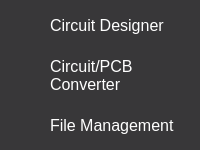
        <widget class="QFrame" name="frame_menu">
         <property name="sizePolicy">
          <sizepolicy hsizetype="Minimum" vsizetype="Preferred">
           <horstretch>0</horstretch>
           <verstretch>0</verstretch>
          </sizepolicy>
         </property>
         <property name="minimumSize">
          <size>
           <width>0</width>
           <height>0</height>
          </size>
         </property>
         <property name="maximumSize">
          <size>
           <width>225</width>
           <height>16777215</height>
          </size>
         </property>
         <property name="styleSheet">
          <string notr="true">background-color: rgb(56, 55, 57);</string>
         </property>
         <property name="frameShape">
          <enum>QFrame::NoFrame</enum>
         </property>
         <property name="frameShadow">
          <enum>QFrame::Raised</enum>
         </property>
         <layout class="QVBoxLayout" name="verticalLayout_3">
          <property name="spacing">
           <number>0</number>
          </property>
          <property name="leftMargin">
           <number>0</number>
          </property>
          <property name="topMargin">
           <number>0</number>
          </property>
          <property name="rightMargin">
           <number>0</number>
          </property>
          <property name="bottomMargin">
           <number>0</number>
          </property>
          <item alignment="Qt::AlignTop">
           <widget class="QFrame" name="frame_top_menu">
            <property name="sizePolicy">
             <sizepolicy hsizetype="Minimum" vsizetype="Preferred">
              <horstretch>0</horstretch>
              <verstretch>0</verstretch>
             </sizepolicy>
            </property>
            <property name="styleSheet">
             <string notr="true"/>
            </property>
            <property name="frameShape">
             <enum>QFrame::NoFrame</enum>
            </property>
            <property name="frameShadow">
             <enum>QFrame::Raised</enum>
            </property>
            <layout class="QVBoxLayout" name="verticalLayout_10">
             <property name="spacing">
              <number>0</number>
             </property>
             <property name="leftMargin">
              <number>0</number>
             </property>
             <property name="topMargin">
              <number>0</number>
             </property>
             <property name="rightMargin">
              <number>0</number>
             </property>
             <property name="bottomMargin">
              <number>0</number>
             </property>
             <item>
              <widget class="QFrame" name="frame_menu_3">
               <property name="sizePolicy">
                <sizepolicy hsizetype="Ignored" vsizetype="Preferred">
                 <horstretch>0</horstretch>
                 <verstretch>0</verstretch>
                </sizepolicy>
               </property>
               <property name="minimumSize">
                <size>
                 <width>0</width>
                 <height>0</height>
                </size>
               </property>
               <property name="maximumSize">
                <size>
                 <width>16777215</width>
                 <height>50</height>
                </size>
               </property>
               <property name="styleSheet">
                <string notr="true">QFrame, QPushButton{
	background-color: rgb(56, 55, 57);
	border: none;
}

QPushButton:hover{
	background-color: rgb(42, 41, 44);
}</string>
               </property>
               <property name="frameShape">
                <enum>QFrame::NoFrame</enum>
               </property>
               <property name="frameShadow">
                <enum>QFrame::Raised</enum>
               </property>
               <layout class="QHBoxLayout" name="horizontalLayout_5">
                <property name="spacing">
                 <number>0</number>
                </property>
                <property name="leftMargin">
                 <number>0</number>
                </property>
                <property name="topMargin">
                 <number>0</number>
                </property>
                <property name="rightMargin">
                 <number>0</number>
                </property>
                <property name="bottomMargin">
                 <number>0</number>
                </property>
                <item>
                 <widget class="QFrame" name="frame_btn_design">
                  <property name="sizePolicy">
                   <sizepolicy hsizetype="Ignored" vsizetype="Preferred">
                    <horstretch>0</horstretch>
                    <verstretch>0</verstretch>
                   </sizepolicy>
                  </property>
                  <property name="minimumSize">
                   <size>
                    <width>0</width>
                    <height>0</height>
                   </size>
                  </property>
                  <property name="maximumSize">
                   <size>
                    <width>50</width>
                    <height>50</height>
                   </size>
                  </property>
                  <property name="frameShape">
                   <enum>QFrame::NoFrame</enum>
                  </property>
                  <property name="frameShadow">
                   <enum>QFrame::Raised</enum>
                  </property>
                  <layout class="QVBoxLayout" name="verticalLayout_8">
                   <property name="spacing">
                    <number>0</number>
                   </property>
                   <property name="leftMargin">
                    <number>0</number>
                   </property>
                   <property name="topMargin">
                    <number>0</number>
                   </property>
                   <property name="rightMargin">
                    <number>0</number>
                   </property>
                   <property name="bottomMargin">
                    <number>0</number>
                   </property>
                   <item>
                    <widget class="QPushButton" name="btn_design">
                     <property name="sizePolicy">
                      <sizepolicy hsizetype="Ignored" vsizetype="Fixed">
                       <horstretch>0</horstretch>
                       <verstretch>0</verstretch>
                      </sizepolicy>
                     </property>
                     <property name="minimumSize">
                      <size>
                       <width>50</width>
                       <height>50</height>
                      </size>
                     </property>
                     <property name="maximumSize">
                      <size>
                       <width>50</width>
                       <height>50</height>
                      </size>
                     </property>
                     <property name="styleSheet">
                      <string notr="true"/>
                     </property>
                     <property name="text">
                      <string/>
                     </property>
                     <property name="icon">
                      <iconset>
                       <normaloff>img/prototype.png</normaloff>img/prototype.png</iconset>
                     </property>
                     <property name="iconSize">
                      <size>
                       <width>30</width>
                       <height>30</height>
                      </size>
                     </property>
                    </widget>
                   </item>
                  </layout>
                 </widget>
                </item>
                <item>
                 <widget class="QFrame" name="frame_label_design">
                  <property name="sizePolicy">
                   <sizepolicy hsizetype="Ignored" vsizetype="Preferred">
                    <horstretch>0</horstretch>
                    <verstretch>0</verstretch>
                   </sizepolicy>
                  </property>
                  <property name="minimumSize">
                   <size>
                    <width>0</width>
                    <height>0</height>
                   </size>
                  </property>
                  <property name="maximumSize">
                   <size>
                    <width>16777215</width>
                    <height>16777215</height>
                   </size>
                  </property>
                  <property name="frameShape">
                   <enum>QFrame::NoFrame</enum>
                  </property>
                  <property name="frameShadow">
                   <enum>QFrame::Raised</enum>
                  </property>
                  <layout class="QVBoxLayout" name="verticalLayout_9">
                   <property name="spacing">
                    <number>0</number>
                   </property>
                   <property name="leftMargin">
                    <number>0</number>
                   </property>
                   <property name="topMargin">
                    <number>0</number>
                   </property>
                   <property name="rightMargin">
                    <number>0</number>
                   </property>
                   <property name="bottomMargin">
                    <number>0</number>
                   </property>
                   <item>
                    <widget class="QLabel" name="label_design">
                     <property name="sizePolicy">
                      <sizepolicy hsizetype="Ignored" vsizetype="Preferred">
                       <horstretch>0</horstretch>
                       <verstretch>0</verstretch>
                      </sizepolicy>
                     </property>
                     <property name="maximumSize">
                      <size>
                       <width>250</width>
                       <height>50</height>
                      </size>
                     </property>
                     <property name="font">
                      <font>
                       <pointsize>12</pointsize>
                      </font>
                     </property>
                     <property name="styleSheet">
                      <string notr="true">color: rgb(255, 255, 255);</string>
                     </property>
                     <property name="text">
                      <string>Circuit Designer</string>
                     </property>
                     <property name="alignment">
                      <set>Qt::AlignLeading|Qt::AlignLeft|Qt::AlignVCenter</set>
                     </property>
                     <property name="wordWrap">
                      <bool>true</bool>
                     </property>
                     <property name="margin">
                      <number>5</number>
                     </property>
                    </widget>
                   </item>
                  </layout>
                 </widget>
                </item>
               </layout>
              </widget>
             </item>
             <item>
              <widget class="QFrame" name="frame_menu_2">
               <property name="sizePolicy">
                <sizepolicy hsizetype="Ignored" vsizetype="Preferred">
                 <horstretch>0</horstretch>
                 <verstretch>0</verstretch>
                </sizepolicy>
               </property>
               <property name="minimumSize">
                <size>
                 <width>0</width>
                 <height>0</height>
                </size>
               </property>
               <property name="maximumSize">
                <size>
                 <width>16777215</width>
                 <height>50</height>
                </size>
               </property>
               <property name="styleSheet">
                <string notr="true">QFrame, QPushButton{
	background-color: rgb(56, 55, 57);
	border: none;
}

QPushButton:hover{
	background-color: rgb(42, 41, 44);
}</string>
               </property>
               <property name="frameShape">
                <enum>QFrame::NoFrame</enum>
               </property>
               <property name="frameShadow">
                <enum>QFrame::Raised</enum>
               </property>
               <layout class="QHBoxLayout" name="horizontalLayout_4">
                <property name="spacing">
                 <number>0</number>
                </property>
                <property name="leftMargin">
                 <number>0</number>
                </property>
                <property name="topMargin">
                 <number>0</number>
                </property>
                <property name="rightMargin">
                 <number>0</number>
                </property>
                <property name="bottomMargin">
                 <number>0</number>
                </property>
                <item>
                 <widget class="QFrame" name="frame_btn_convert">
                  <property name="sizePolicy">
                   <sizepolicy hsizetype="Ignored" vsizetype="Preferred">
                    <horstretch>0</horstretch>
                    <verstretch>0</verstretch>
                   </sizepolicy>
                  </property>
                  <property name="minimumSize">
                   <size>
                    <width>0</width>
                    <height>0</height>
                   </size>
                  </property>
                  <property name="maximumSize">
                   <size>
                    <width>50</width>
                    <height>50</height>
                   </size>
                  </property>
                  <property name="frameShape">
                   <enum>QFrame::NoFrame</enum>
                  </property>
                  <property name="frameShadow">
                   <enum>QFrame::Raised</enum>
                  </property>
                  <layout class="QVBoxLayout" name="verticalLayout_6">
                   <property name="spacing">
                    <number>0</number>
                   </property>
                   <property name="leftMargin">
                    <number>0</number>
                   </property>
                   <property name="topMargin">
                    <number>0</number>
                   </property>
                   <property name="rightMargin">
                    <number>0</number>
                   </property>
                   <property name="bottomMargin">
                    <number>0</number>
                   </property>
                   <item>
                    <widget class="QPushButton" name="btn_convert">
                     <property name="sizePolicy">
                      <sizepolicy hsizetype="Ignored" vsizetype="Fixed">
                       <horstretch>0</horstretch>
                       <verstretch>0</verstretch>
                      </sizepolicy>
                     </property>
                     <property name="minimumSize">
                      <size>
                       <width>50</width>
                       <height>50</height>
                      </size>
                     </property>
                     <property name="maximumSize">
                      <size>
                       <width>50</width>
                       <height>50</height>
                      </size>
                     </property>
                     <property name="styleSheet">
                      <string notr="true"/>
                     </property>
                     <property name="text">
                      <string/>
                     </property>
                     <property name="icon">
                      <iconset>
                       <normaloff>img/circuit-board.png</normaloff>img/circuit-board.png</iconset>
                     </property>
                     <property name="iconSize">
                      <size>
                       <width>30</width>
                       <height>30</height>
                      </size>
                     </property>
                    </widget>
                   </item>
                  </layout>
                 </widget>
                </item>
                <item>
                 <widget class="QFrame" name="frame_label_convert">
                  <property name="sizePolicy">
                   <sizepolicy hsizetype="Ignored" vsizetype="Preferred">
                    <horstretch>0</horstretch>
                    <verstretch>0</verstretch>
                   </sizepolicy>
                  </property>
                  <property name="minimumSize">
                   <size>
                    <width>0</width>
                    <height>0</height>
                   </size>
                  </property>
                  <property name="maximumSize">
                   <size>
                    <width>16777215</width>
                    <height>16777215</height>
                   </size>
                  </property>
                  <property name="frameShape">
                   <enum>QFrame::NoFrame</enum>
                  </property>
                  <property name="frameShadow">
                   <enum>QFrame::Raised</enum>
                  </property>
                  <layout class="QVBoxLayout" name="verticalLayout_7">
                   <property name="spacing">
                    <number>0</number>
                   </property>
                   <property name="leftMargin">
                    <number>0</number>
                   </property>
                   <property name="topMargin">
                    <number>0</number>
                   </property>
                   <property name="rightMargin">
                    <number>0</number>
                   </property>
                   <property name="bottomMargin">
                    <number>0</number>
                   </property>
                   <item>
                    <widget class="QLabel" name="label_convert">
                     <property name="sizePolicy">
                      <sizepolicy hsizetype="Ignored" vsizetype="Preferred">
                       <horstretch>0</horstretch>
                       <verstretch>0</verstretch>
                      </sizepolicy>
                     </property>
                     <property name="maximumSize">
                      <size>
                       <width>250</width>
                       <height>50</height>
                      </size>
                     </property>
                     <property name="font">
                      <font>
                       <pointsize>12</pointsize>
                      </font>
                     </property>
                     <property name="styleSheet">
                      <string notr="true">color: rgb(255, 255, 255);</string>
                     </property>
                     <property name="text">
                      <string>Circuit/PCB Converter</string>
                     </property>
                     <property name="alignment">
                      <set>Qt::AlignLeading|Qt::AlignLeft|Qt::AlignVCenter</set>
                     </property>
                     <property name="wordWrap">
                      <bool>true</bool>
                     </property>
                     <property name="margin">
                      <number>5</number>
                     </property>
                    </widget>
                   </item>
                  </layout>
                 </widget>
                </item>
               </layout>
              </widget>
             </item>
             <item>
              <widget class="QFrame" name="frame_menu_1">
               <property name="sizePolicy">
                <sizepolicy hsizetype="Ignored" vsizetype="Preferred">
                 <horstretch>0</horstretch>
                 <verstretch>0</verstretch>
                </sizepolicy>
               </property>
               <property name="minimumSize">
                <size>
                 <width>0</width>
                 <height>0</height>
                </size>
               </property>
               <property name="maximumSize">
                <size>
                 <width>16777215</width>
                 <height>50</height>
                </size>
               </property>
               <property name="styleSheet">
                <string notr="true">QFrame, QPushButton{
	background-color: rgb(56, 55, 57);
	border: none;
}

QPushButton:hover{
	background-color: rgb(42, 41, 44);
}</string>
               </property>
               <property name="frameShape">
                <enum>QFrame::NoFrame</enum>
               </property>
               <property name="frameShadow">
                <enum>QFrame::Raised</enum>
               </property>
               <layout class="QHBoxLayout" name="horizontalLayout_3">
                <property name="spacing">
                 <number>0</number>
                </property>
                <property name="leftMargin">
                 <number>0</number>
                </property>
                <property name="topMargin">
                 <number>0</number>
                </property>
                <property name="rightMargin">
                 <number>0</number>
                </property>
                <property name="bottomMargin">
                 <number>0</number>
                </property>
                <item>
                 <widget class="QFrame" name="frame_btn_file">
                  <property name="sizePolicy">
                   <sizepolicy hsizetype="Ignored" vsizetype="Preferred">
                    <horstretch>0</horstretch>
                    <verstretch>0</verstretch>
                   </sizepolicy>
                  </property>
                  <property name="minimumSize">
                   <size>
                    <width>0</width>
                    <height>0</height>
                   </size>
                  </property>
                  <property name="maximumSize">
                   <size>
                    <width>50</width>
                    <height>50</height>
                   </size>
                  </property>
                  <property name="frameShape">
                   <enum>QFrame::NoFrame</enum>
                  </property>
                  <property name="frameShadow">
                   <enum>QFrame::Raised</enum>
                  </property>
                  <layout class="QVBoxLayout" name="verticalLayout_4">
                   <property name="spacing">
                    <number>0</number>
                   </property>
                   <property name="leftMargin">
                    <number>0</number>
                   </property>
                   <property name="topMargin">
                    <number>0</number>
                   </property>
                   <property name="rightMargin">
                    <number>0</number>
                   </property>
                   <property name="bottomMargin">
                    <number>0</number>
                   </property>
                   <item>
                    <widget class="QPushButton" name="btn_file">
                     <property name="sizePolicy">
                      <sizepolicy hsizetype="Ignored" vsizetype="Fixed">
                       <horstretch>0</horstretch>
                       <verstretch>0</verstretch>
                      </sizepolicy>
                     </property>
                     <property name="minimumSize">
                      <size>
                       <width>50</width>
                       <height>50</height>
                      </size>
                     </property>
                     <property name="maximumSize">
                      <size>
                       <width>50</width>
                       <height>50</height>
                      </size>
                     </property>
                     <property name="styleSheet">
                      <string notr="true"/>
                     </property>
                     <property name="text">
                      <string/>
                     </property>
                     <property name="icon">
                      <iconset>
                       <normaloff>img/floppy-disk.png</normaloff>img/floppy-disk.png</iconset>
                     </property>
                     <property name="iconSize">
                      <size>
                       <width>24</width>
                       <height>24</height>
                      </size>
                     </property>
                    </widget>
                   </item>
                  </layout>
                 </widget>
                </item>
                <item>
                 <widget class="QFrame" name="frame_label_file">
                  <property name="sizePolicy">
                   <sizepolicy hsizetype="Ignored" vsizetype="Preferred">
                    <horstretch>0</horstretch>
                    <verstretch>0</verstretch>
                   </sizepolicy>
                  </property>
                  <property name="minimumSize">
                   <size>
                    <width>0</width>
                    <height>0</height>
                   </size>
                  </property>
                  <property name="maximumSize">
                   <size>
                    <width>16777215</width>
                    <height>16777215</height>
                   </size>
                  </property>
                  <property name="frameShape">
                   <enum>QFrame::NoFrame</enum>
                  </property>
                  <property name="frameShadow">
                   <enum>QFrame::Raised</enum>
                  </property>
                  <layout class="QVBoxLayout" name="verticalLayout_5">
                   <property name="spacing">
                    <number>0</number>
                   </property>
                   <property name="leftMargin">
                    <number>0</number>
                   </property>
                   <property name="topMargin">
                    <number>0</number>
                   </property>
                   <property name="rightMargin">
                    <number>0</number>
                   </property>
                   <property name="bottomMargin">
                    <number>0</number>
                   </property>
                   <item>
                    <widget class="QLabel" name="label_file">
                     <property name="sizePolicy">
                      <sizepolicy hsizetype="Ignored" vsizetype="Preferred">
                       <horstretch>0</horstretch>
                       <verstretch>0</verstretch>
                      </sizepolicy>
                     </property>
                     <property name="maximumSize">
                      <size>
                       <width>250</width>
                       <height>50</height>
                      </size>
                     </property>
                     <property name="font">
                      <font>
                       <pointsize>12</pointsize>
                      </font>
                     </property>
                     <property name="styleSheet">
                      <string notr="true">color: rgb(255, 255, 255);</string>
                     </property>
                     <property name="text">
                      <string>File Management</string>
                     </property>
                     <property name="alignment">
                      <set>Qt::AlignLeading|Qt::AlignLeft|Qt::AlignVCenter</set>
                     </property>
                     <property name="wordWrap">
                      <bool>true</bool>
                     </property>
                     <property name="margin">
                      <number>5</number>
                     </property>
                    </widget>
                   </item>
                  </layout>
                 </widget>
                </item>
               </layout>
              </widget>
             </item>
            </layout>
           </widget>
          </item>
         </layout>
        </widget>
